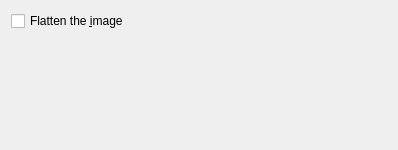
<?xml version="1.0" encoding="UTF-8"?>
<ui version="4.0">
 <class>ExrExportWidget</class>
 <widget class="QWidget" name="ExrExportWidget">
  <property name="geometry">
   <rect>
    <x>0</x>
    <y>0</y>
    <width>398</width>
    <height>150</height>
   </rect>
  </property>
  <layout class="QVBoxLayout" name="verticalLayout">
   <item>
    <widget class="QCheckBox" name="flatten">
     <property name="sizePolicy">
      <sizepolicy hsizetype="MinimumExpanding" vsizetype="Minimum">
       <horstretch>0</horstretch>
       <verstretch>0</verstretch>
      </sizepolicy>
     </property>
     <property name="toolTip">
      <string>This option will merge all layers. It is advisable to check this option, otherwise other applications might not be able to read your file correctly.</string>
     </property>
     <property name="text">
      <string>Flatten the &amp;image</string>
     </property>
     <property name="checked">
      <bool>false</bool>
     </property>
    </widget>
   </item>
   <item>
    <spacer name="verticalSpacer">
     <property name="orientation">
      <enum>Qt::Vertical</enum>
     </property>
     <property name="sizeHint" stdset="0">
      <size>
       <width>20</width>
       <height>20</height>
      </size>
     </property>
    </spacer>
   </item>
  </layout>
 </widget>
 <resources/>
 <connections/>
</ui>
